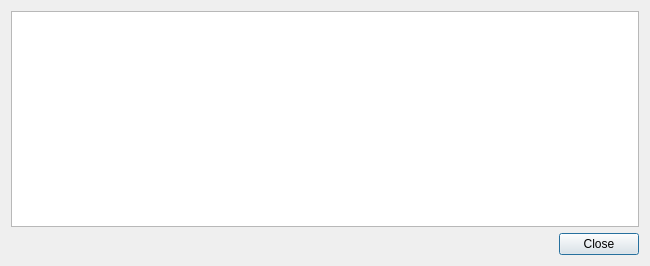
<?xml version="1.0" encoding="UTF-8"?>
<ui version="4.0">
 <class>TransactionDescDialog</class>
 <widget class="QDialog" name="TransactionDescDialog">
  <property name="geometry">
   <rect>
    <x>0</x>
    <y>0</y>
    <width>650</width>
    <height>266</height>
   </rect>
  </property>
  <property name="minimumSize">
   <size>
    <width>600</width>
    <height>200</height>
   </size>
  </property>
  <property name="windowTitle">
   <string>Transaction details</string>
  </property>
  <layout class="QVBoxLayout" name="verticalLayout">
   <item>
    <widget class="QTextEdit" name="detailText">
     <property name="toolTip">
      <string>This pane shows a detailed description of the transaction</string>
     </property>
     <property name="readOnly">
      <bool>true</bool>
     </property>
    </widget>
   </item>
   <item>
    <widget class="QDialogButtonBox" name="buttonBox">
     <property name="orientation">
      <enum>Qt::Horizontal</enum>
     </property>
     <property name="standardButtons">
      <set>QDialogButtonBox::Close</set>
     </property>
    </widget>
   </item>
  </layout>
 </widget>
 <resources/>
 <connections>
  <connection>
   <sender>buttonBox</sender>
   <signal>accepted()</signal>
   <receiver>TransactionDescDialog</receiver>
   <slot>accept()</slot>
   <hints>
    <hint type="sourcelabel">
     <x>248</x>
     <y>254</y>
    </hint>
    <hint type="destinationlabel">
     <x>157</x>
     <y>274</y>
    </hint>
   </hints>
  </connection>
  <connection>
   <sender>buttonBox</sender>
   <signal>rejected()</signal>
   <receiver>TransactionDescDialog</receiver>
   <slot>reject()</slot>
   <hints>
    <hint type="sourcelabel">
     <x>316</x>
     <y>260</y>
    </hint>
    <hint type="destinationlabel">
     <x>286</x>
     <y>274</y>
    </hint>
   </hints>
  </connection>
 </connections>
</ui>
